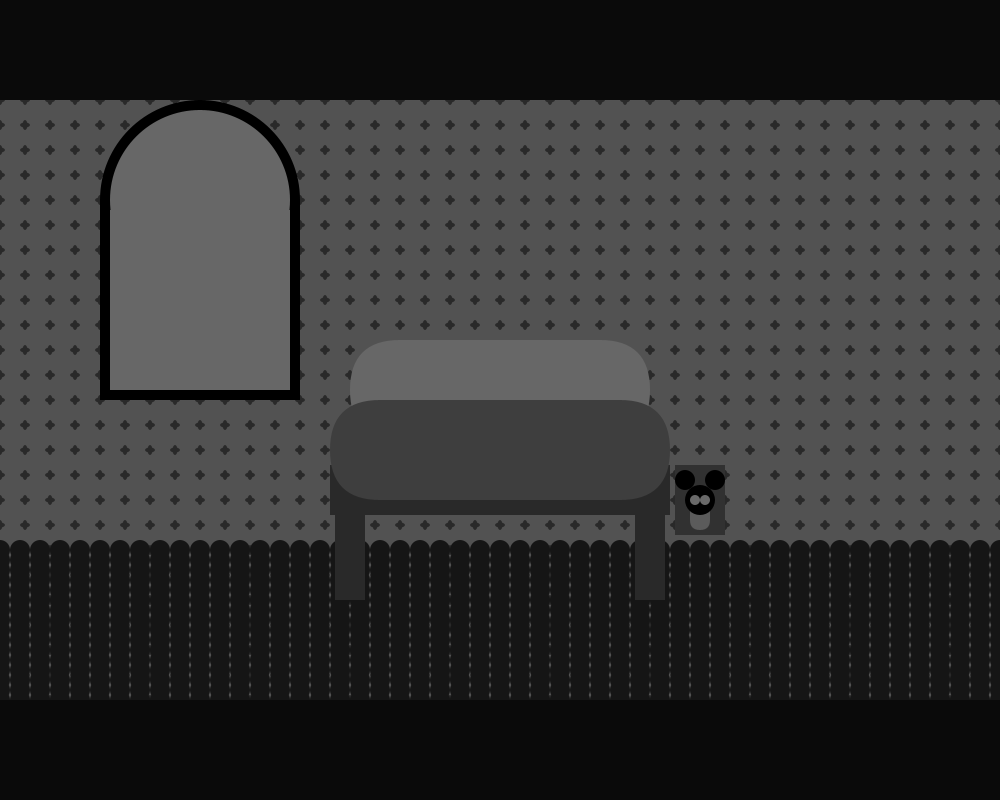
Frame 1 (no input)
Frame 60 (the mouse pressed at the canvas centre just before this capture): identical to frame 1, image omitted
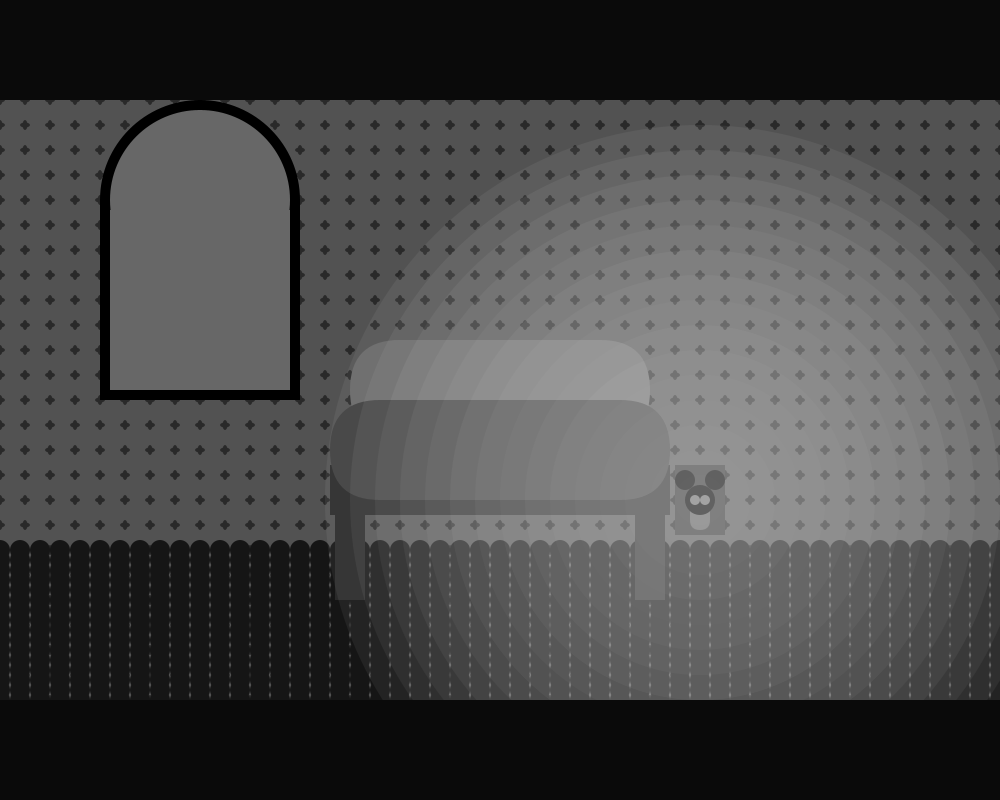
Frame 120 (the mouse held since frame 60 and released just before this capture)

The Processing sketch that drew these frames (run headless with seeded random() and noise(); from frame 60 on, the mouse is pressed at the canvas centre):

// Processing sketch: nightlight
// ── nightlight.pde
boolean monster;
void setup(){
 size(1000,800); 
 noStroke();
 rectMode(CENTER);
 ellipseMode(CENTER);

}
void draw(){
background(200);
wallpaper();
floor();
window(-300,-200);
bed(50);
light(200,100);
darkness();
glow(200,100);
border();
monster=false;
}
/////////////////////////////////bed
void bed(int y){
  ///base
fill(100);  
rect(width/2,height/2+40+y,340,50);
///left leg
fill(100);  
rect(width/2-150,height/2+100+y,30,100);
///left leg
fill(100);  
rect(width/2+150,height/2+100+y,30,100);
///pillow
fill(250);  
rect(width/2,height/2-60+y,300,100,50);
///sheet
fill(150);  
rect(width/2,height/2+y,340,100,50);
}
//////////////////////////////////////////////////window
void window(int x, int y){
fill(0);
ellipse(width/2+x,height/2+y,200,200);
rect(width/2+x,height/2+y+100,200,200);
fill(250);
ellipse(width/2+x,height/2+y,180,180);
rect(width/2+x,height/2+y+100,180,180);
}
void chest(){

}
void child(){

}
//////////////////////////////////////////////////wallpaper
void wallpaper(){
for (int i=0; i<=64; i++) {
    for (int l=0; l<=50; l++) {
      fill(100);
      ellipse(i*25, l*25+100, 10, 5);
      ellipse(i*25, l*25+100, 5, 10);
    }
  }
}
///////////////////////////////////////////floor
void floor(){
for (int i=0; i<=64; i++) {
    for (int l=0; l<=400; l++) {
      fill(50);
      ellipse(i*20, l*10+550, 20,20);
    }
  }
}
///////////////////////////////////////////////border
void border(){
fill(10);
rect(500,0,1000,200);
rect(500,800,1000,200);
//rect(0,height,width,height/7);
}
////////////////////////////////////////////////timer
/////////////////////////////////////////////////light
void light(int x, int y){
  //board
fill(120);  
rect(width/2+x,height/2+y,50,70);
 //plug
fill(220);  
rect(width/2+x,height/2+y+10,20,40,50);
//lightbulb
fill(0);  
ellipse(width/2+x,height/2+y,30,30);
//eye left
fill(255);  
ellipse(width/2+x-5,height/2+y,10,10);
//eye right
fill(255);  
ellipse(width/2+x+5,height/2+y,10,10);
//eye left
fill(0);  
ellipse(width/2+x-15,height/2+y-20,20,20);
//eye right
fill(0);  
ellipse(width/2+x+15,height/2+y-20,20,20);
}
////////////////////////////////monster
/////////////////////////////////darkness
void darkness(){ 
if(mousePressed!=true){  
monster=true;  
fill(0,0,0,150);  
rect(500,500,1000,1000);}
}
///////////////////////////glow
void glow(int x, int y){ 
if(mousePressed==true){
  monster=false;
  fill(0,0,0,150);  
rect(500,500,1000,1000);
for (int i=0; i<=15; i++) {
  fill(255,255,255,i);
ellipse(width/2+x,height/2+y,i*50,i*50);  
  }
  }
}
